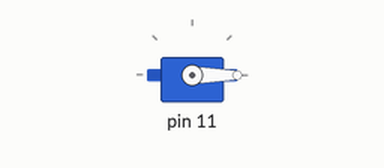
Simulated run of this sketch. Board: Arduino Uno, built with avr-gcc and run on an emulated ATmega328P. Parts: servo. What the sketch prints to the serial monitor is not drawn.

Above: at 0.5 s.
Timing chart, 0 to 2.0 s (numbered marks = the images above):
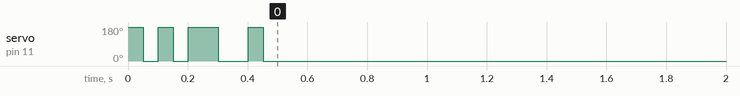

The sketch:

ServoInitialisation.ino
```cpp
#include <Servo.h>
Servo myservo;

void moveServo(int pin, int angle) {
  Serial.print("Moving servo ");
  Serial.println(pin);
  myservo.attach(pin+1);
  myservo.write(angle);
  delay(50);
  myservo.detach();
}


void setup() {
  Serial.begin(9600);
  Serial.println("Ready to start");
  moveServo(1, 180);
  moveServo(2, 0);
  moveServo(3, 180);
  moveServo(4, 0);
  moveServo(5, 180);
  moveServo(6, 180);
  moveServo(7, 0);
  moveServo(8, 0);
  moveServo(9, 180);
  moveServo(10, 0);
  Serial.println("Initialisation done.");
}

void loop() {
  // put your main code here, to run repeatedly:

}
```
